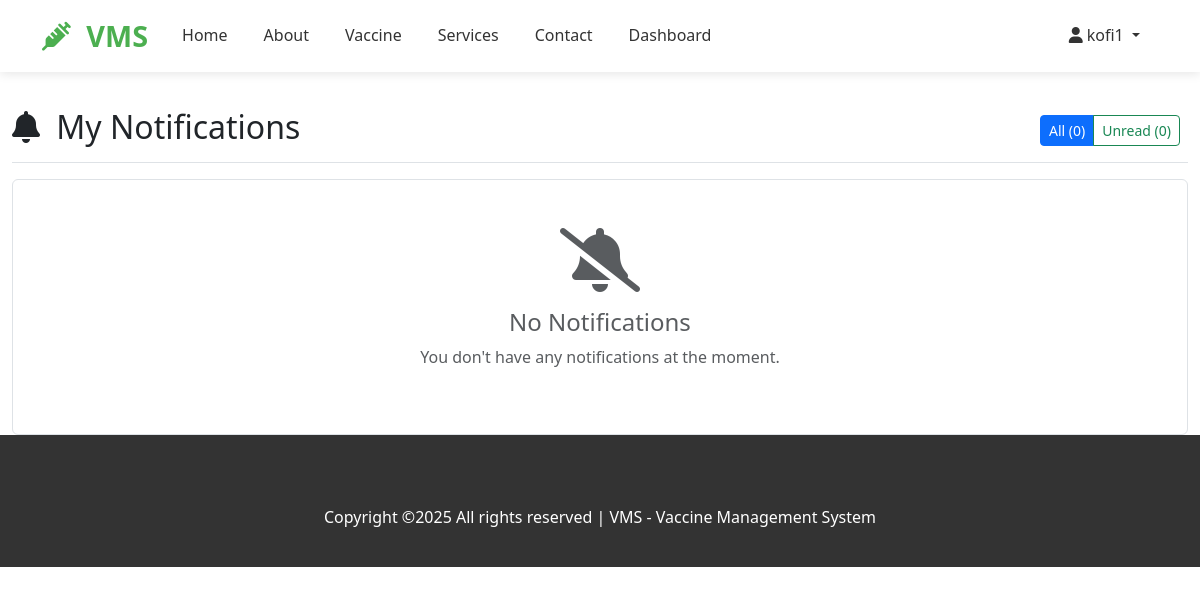
The app's page /notifications/ (signed in), older data.
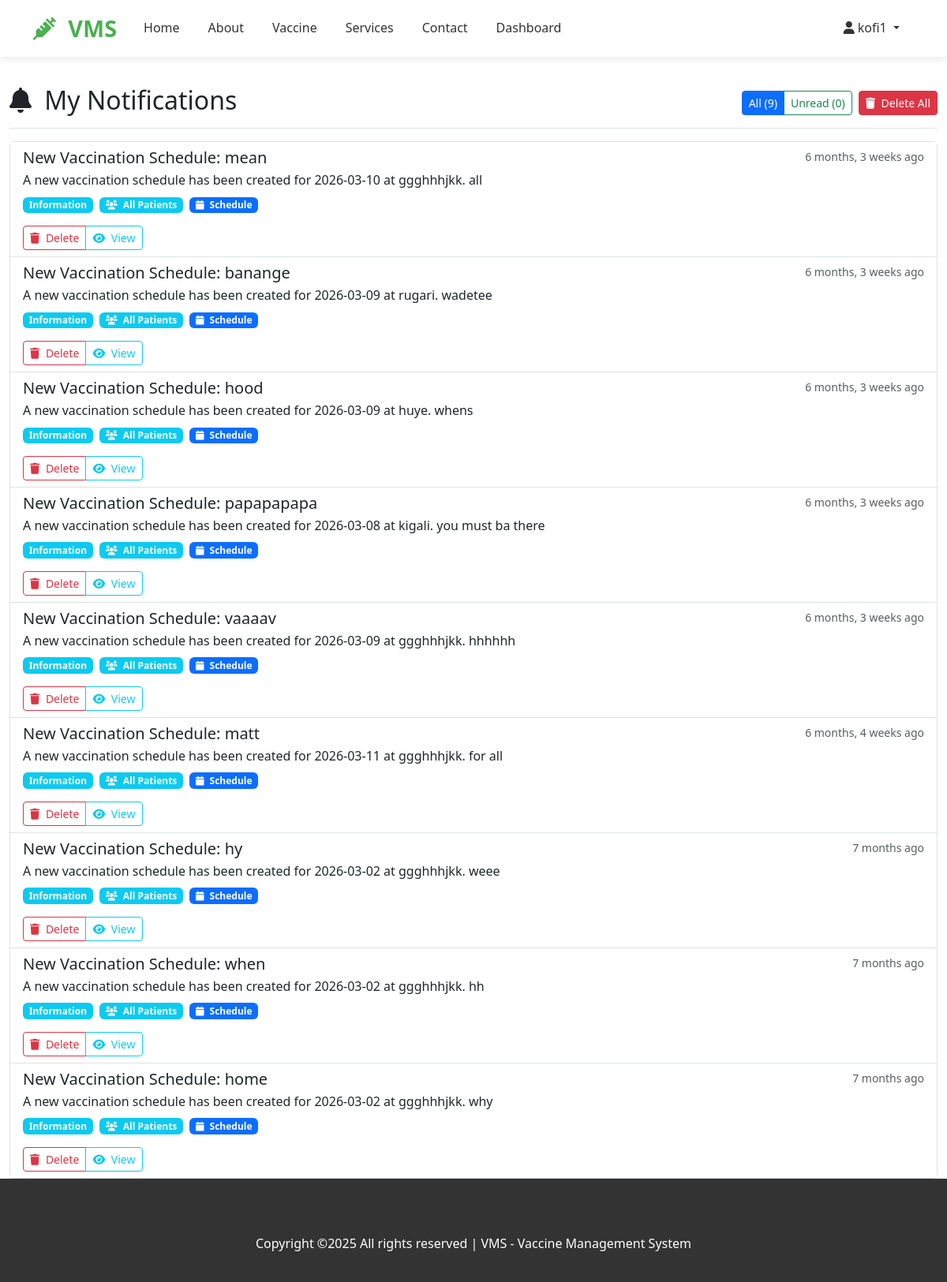
The same page, newer data.
### vaccineapp/models.py (models this page shows, shortened)
class Notification(models.Model):
    NOTIFICATION_TYPES = [
        ("info", "Information"),
        ("success", "Success"),
        ("warning", "Warning"),
        ("danger", "Alert"),
    ]
    recipient = models.ForeignKey(
        User,
        on_delete=models.CASCADE,
        related_name="notifications",
        null=True,
        blank=True,
    )
    is_for_all = models.BooleanField(default=False, help_text="Send to all patients")
    title = models.CharField(max_length=200)
    message = models.TextField()
    notification_type = models.CharField(
        max_length=20, choices=NOTIFICATION_TYPES, default="info"
    )
    schedule = models.ForeignKey(
        "VaccinationSchedule",
        on_delete=models.SET_NULL,
        null=True,
        blank=True,
        related_name="notifications",
    )
    is_read = models.BooleanField(default=False)
    is_sent = models.BooleanField(default=False)
    created_by = models.ForeignKey(
        User, on_delete=models.SET_NULL, null=True, related_name="created_notifications"
    )
    created_at = models.DateTimeField(auto_now_add=True)
    sent_at = models.DateTimeField(null=True, blank=True)
    class Meta:
        ordering = ["-created_at"]

### vaccineapp/views.py (the view)
# urls.py: path('notifications/', views.my_notifications, name='my_notifications'),
@login_required
def my_notifications(request):
    user = request.user
    filter_type = request.GET.get('filter', 'all')
    base_notifications = Notification.objects.filter(
        Q(recipient=user) | Q(is_for_all=True)
    ).distinct()
    print(f"Total notifications for user: {base_notifications.count()}")
    print(f"Unread count: {base_notifications.filter(is_read=False).count()}")
    if filter_type == 'unread':
        notifications = base_notifications.filter(is_read=False)
    else:
        notifications = base_notifications
    notifications = notifications.order_by('-created_at')
    context = {
        'notifications': notifications,
        'filter_type': filter_type,
        'total_count': base_notifications.count(),
        'unread_count': base_notifications.filter(is_read=False).count(),
    }
    return render(request, 'notifications.html', context)

### vaccineapp/templates/notifications.html (shortened to what this page needs)
{% extends 'base.html' %}
{% load static %}
{% block content %}
<div class="container-fluid mt-4">
    <div class="d-flex justify-content-between flex-wrap flex-md-nowrap align-items-center pt-3 pb-2 mb-3 border-bottom">
        <h1 class="h2">
            <i class="fas fa-bell me-2"></i>
            My Notifications
        </h1>
        <div class="btn-toolbar mb-2 mb-md-0">
            <div class="btn-group me-2">
                <a href="?filter=all" class="btn btn-sm {% if filter_type == 'all' %}btn-primary{% else %}btn-outline-primary{% endif %}">
                    All ({{ total_count }})
                </a>
                <a href="?filter=unread" class="btn btn-sm {% if filter_type == 'unread' %}btn-success{% else %}btn-outline-success{% endif %}">
                    Unread ({{ unread_count }})
                </a>
            </div>
            {% if notifications %}
            <button class="btn btn-sm btn-danger" onclick="deleteAllNotifications()">
                <i class="fas fa-trash me-1"></i> Delete All
            </button>
            {% endif %}
        </div>
    </div>
    <div class="card">
        <div class="card-body p-0">
            <div class="list-group list-group-flush" id="notifications-list">
                {% for notification in notifications %}
                <div class="list-group-item {% if not notification.is_read %}list-group-item-warning{% endif %}" id="notification-{{ notification.id }}" data-read="{% if notification.is_read %}read{% else %}unread{% endif %}">
                    <div class="d-flex w-100 justify-content-between align-items-start">
                        <div class="flex-grow-1">
                            <div class="d-flex justify-content-between align-items-start">
                                <h5 class="mb-1">
                                    {{ notification.title }}
                                </h5>
                                <small class="text-muted">{{ notification.created_at|timesince }} ago</small>
                            </div>
                            <p class="mb-2">{{ notification.message }}</p>
                            <div class="d-flex flex-wrap gap-2 mb-2">
                                <span class="badge
                                    {% if notification.notification_type == 'info' %}bg-info
                                    {% elif notification.notification_type == 'success' %}bg-success
                                    {% elif notification.notification_type == 'warning' %}bg-warning
                                    {% elif notification.notification_type == 'danger' %}bg-danger
                                    {% endif %}">
                                    {{ notification.get_notification_type_display }}
                                </span>
                                {% if notification.is_for_all %}
                                    <span class="badge bg-info">
                                        <i class="fas fa-users me-1"></i> All Patients
                                    </span>
                                {% elif notification.recipient %}
                                    <span class="badge bg-secondary">
                                        <i class="fas fa-user me-1"></i> {{ notification.recipient.username }}
                                    </span>
                                {% endif %}
                                {% if notification.schedule %}
                                    <span class="badge bg-primary">
                                        <i class="fas fa-calendar me-1"></i> Schedule
                                    </span>
                                {% endif %}
                            </div>
                            <div class="btn-group btn-group-sm mt-2">
                                <button class="btn btn-outline-danger" onclick="deleteNotification({{ notification.id }})">
                                    <i class="fas fa-trash me-1"></i> Delete
                                </button>
                                <button class="btn btn-outline-info" onclick="viewDetails('{{ notification.title|escapejs }}', '{{ notification.message|escapejs }}', '{{ notification.created_at|date:"F j, Y g:i A" }}', '{{ notification.get_notification_type_display|escapejs }}')">
                                    <i class="fas fa-eye me-1"></i> View
                                </button>
                            </div>
                        </div>
                    </div>
                </div>
                {% empty %}
                <div class="text-center py-5">
                    <i class="fas fa-bell-slash fa-4x text-muted mb-3"></i>
                    <h4 class="text-muted">No Notifications</h4>
                    <p class="text-muted">You don't have any notifications at the moment.</p>
                </div>
                {% endfor %}
            </div>
        </div>
    </div>
</div>
{% endblock %}

### vaccineapp/templates/base.html (shortened to what this page needs)
{% load static %}
<!DOCTYPE html>
<html lang="{{ request.session.language|default:'en' }}">
<head>
    <link href="https://cdn.jsdelivr.net/npm/bootstrap@5.3.0-alpha1/dist/css/bootstrap.min.css" rel="stylesheet">
    <link rel="stylesheet" href="https://cdnjs.cloudflare.com/ajax/libs/font-awesome/6.0.0/css/all.min.css">
    <link rel="stylesheet" href="{% static 'css/home.css' %}">
</head>
<body>
    <nav class="navbar navbar-expand-lg navbar-light fixed-top">
        <div class="container">
            <a class="navbar-brand" href="{% url 'index' %}">
                <i class="fas fa-syringe me-2"></i>
                VMS
            </a>
            <div class="collapse navbar-collapse" id="navbarNav">
                <ul class="navbar-nav me-auto">
                    <li class="nav-item">
                        <a class="nav-link" href="{% url 'index' %}">Home</a>
                    </li>
                    <li class="nav-item">
                        <a class="nav-link" href="{% url 'about' %}">About</a>
                    </li>
                    <li class="nav-item">
                        <a class="nav-link" href="{% url 'vaccine' %}">Vaccine</a>
                    </li>
                    <li class="nav-item">
                        <a class="nav-link" href="{% url 'service' %}">Services</a>
                    </li>
                    <li class="nav-item">
                        <a class="nav-link" href="{% url 'contact' %}">Contact</a>
                    </li>
                    <li class="nav-item">
                        <a class="nav-link" href="{% url 'dashboard' %}">Dashboard</a>
                    </li>
                </ul>
                <ul class="navbar-nav ms-auto">
                    <li class="nav-item dropdown">
                        <a class="nav-link dropdown-toggle" href="#" role="button" data-bs-toggle="dropdown">
                            <i class="fas fa-user me-1"></i>{{ user.username }}
                        </a>
                    </li>
                </ul>
            </div>
        </div>
    </nav>
    <div class="container mt-2">
        <div class="alert alert-info d-none d-md-block">
            <small>
            </small>
        </div>
    </div>
    <main>
        {% block content %}
        {% endblock %}
    </main>
    <footer class="footer">
        <div class="container">
            <div class="row">
                <div class="col-12 text-center">
                    <p>Copyright ©2025 All rights reserved | VMS - Vaccine Management System</p>
                </div>
            </div>
        </div>
    </footer>
</body>
</html>

### vaccineapp/static/css/home.css (style rules this page uses)
:root { --primary-color: #4caf50; --secondary-color: #2196f3; --dark-color: #333; --light-color: #f8f9fa; }
body { font-family: 'Segoe UI', Tahoma, Geneva, Verdana, sans-serif; line-height: 1.6; }
.navbar { background-color: white; box-shadow: 0 2px 10px rgba(0,0,0,0.1); }
.navbar-brand { font-weight: bold; color: var(--primary-color); font-size: 1.8rem; }
.nav-link { color: var(--dark-color); font-weight: 500; margin: 0 10px; }
.footer { background-color: var(--dark-color); color: white; padding: 70px 0 20px; }

### vaccineapp/templates/base.html (style rules this page uses)
:root { --bg-color: #ffffff; --text-color: #212529; --card-bg: #ffffff; --border-color: #dee2e6; }
body { background-color: var(--bg-color); color: var(--text-color); transition: all 0.3s ease; }
.card { background-color: var(--card-bg); border-color: var(--border-color); }

Row changes from the older to the newer data that the page shows:
added Notification: title "New Vaccination Schedule: mean", created_at "6 months, 3 weeks", message "A new vaccination schedule has been created for 2026-03-10 at ggghhhjkk. all", notification_type "Information", is_for_all True (drawn)
added Notification: title "New Vaccination Schedule: banange", created_at "6 months, 3 weeks", message "A new vaccination schedule has been created for 2026-03-09 at rugari. wadetee", notification_type "Information", is_for_all True (drawn)
added Notification: title "New Vaccination Schedule: hood", created_at "6 months, 3 weeks", message "A new vaccination schedule has been created for 2026-03-09 at huye. whens", notification_type "Information", is_for_all True (drawn)
added Notification: title "New Vaccination Schedule: papapapapa", created_at "6 months, 3 weeks", message "A new vaccination schedule has been created for 2026-03-08 at kigali. you must ba there", notification_type "Information", is_for_all True (drawn)
added Notification: title "New Vaccination Schedule: vaaaav", created_at "6 months, 3 weeks", message "A new vaccination schedule has been created for 2026-03-09 at ggghhhjkk. hhhhhh", notification_type "Information", is_for_all True (drawn)
added Notification: title "New Vaccination Schedule: matt", created_at "6 months, 4 weeks", message "A new vaccination schedule has been created for 2026-03-11 at ggghhhjkk. for all", notification_type "Information", is_for_all True (drawn)
added Notification: title "New Vaccination Schedule: hy", created_at "7 months", message "A new vaccination schedule has been created for 2026-03-02 at ggghhhjkk. weee", notification_type "Information", is_for_all True (drawn)
added Notification: title "New Vaccination Schedule: when", created_at "7 months", message "A new vaccination schedule has been created for 2026-03-02 at ggghhhjkk. hh", notification_type "Information", is_for_all True (drawn)
added Notification: title "New Vaccination Schedule: home", created_at "7 months", message "A new vaccination schedule has been created for 2026-03-02 at ggghhhjkk. why", notification_type "Information", is_for_all True (drawn)
Text that changed along with them:
{{ total_count }}: "0" → "9"
text no longer shown: "No Notifications You don't have any notifications at the moment."
text now shown: "Delete All"
